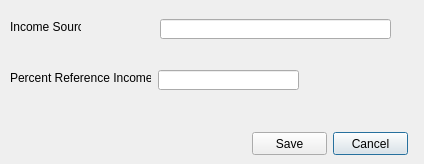
<?xml version="1.0" encoding="UTF-8"?>
<ui version="4.0">
 <class>SetIncomeSimulationValues</class>
 <widget class="QDialog" name="SetIncomeSimulationValues">
  <property name="geometry">
   <rect>
    <x>0</x>
    <y>0</y>
    <width>424</width>
    <height>164</height>
   </rect>
  </property>
  <property name="sizePolicy">
   <sizepolicy hsizetype="Fixed" vsizetype="Fixed">
    <horstretch>0</horstretch>
    <verstretch>0</verstretch>
   </sizepolicy>
  </property>
  <property name="minimumSize">
   <size>
    <width>424</width>
    <height>164</height>
   </size>
  </property>
  <property name="windowTitle">
   <string>Set Income Simulation Values</string>
  </property>
  <widget class="QLabel" name="label_2">
   <property name="geometry">
    <rect>
     <x>10</x>
     <y>70</y>
     <width>141</width>
     <height>16</height>
    </rect>
   </property>
   <property name="text">
    <string>Percent Reference Income</string>
   </property>
  </widget>
  <widget class="QLineEdit" name="txtPercentReferenceIncome">
   <property name="geometry">
    <rect>
     <x>158</x>
     <y>70</y>
     <width>141</width>
     <height>20</height>
    </rect>
   </property>
  </widget>
  <widget class="QLabel" name="label">
   <property name="geometry">
    <rect>
     <x>10</x>
     <y>19</y>
     <width>71</width>
     <height>16</height>
    </rect>
   </property>
   <property name="text">
    <string>Income Source</string>
   </property>
  </widget>
  <widget class="QLineEdit" name="txtIncomeSource">
   <property name="geometry">
    <rect>
     <x>160</x>
     <y>19</y>
     <width>231</width>
     <height>20</height>
    </rect>
   </property>
   <property name="readOnly">
    <bool>true</bool>
   </property>
  </widget>
  <widget class="QPushButton" name="btnCancel">
   <property name="geometry">
    <rect>
     <x>333</x>
     <y>132</y>
     <width>75</width>
     <height>23</height>
    </rect>
   </property>
   <property name="text">
    <string>Cancel</string>
   </property>
  </widget>
  <widget class="QPushButton" name="btnSave">
   <property name="geometry">
    <rect>
     <x>252</x>
     <y>132</y>
     <width>75</width>
     <height>23</height>
    </rect>
   </property>
   <property name="text">
    <string>Save</string>
   </property>
  </widget>
 </widget>
 <resources/>
 <connections>
  <connection>
   <sender>btnSave</sender>
   <signal>clicked()</signal>
   <receiver>SetIncomeSimulationValues</receiver>
   <slot>saveIncomeSourceDetails()</slot>
   <hints>
    <hint type="sourcelabel">
     <x>109</x>
     <y>185</y>
    </hint>
    <hint type="destinationlabel">
     <x>211</x>
     <y>108</y>
    </hint>
   </hints>
  </connection>
  <connection>
   <sender>btnCancel</sender>
   <signal>clicked()</signal>
   <receiver>SetIncomeSimulationValues</receiver>
   <slot>close()</slot>
   <hints>
    <hint type="sourcelabel">
     <x>314</x>
     <y>185</y>
    </hint>
    <hint type="destinationlabel">
     <x>211</x>
     <y>108</y>
    </hint>
   </hints>
  </connection>
  <connection>
   <sender>btnSave</sender>
   <signal>clicked()</signal>
   <receiver>SetIncomeSimulationValues</receiver>
   <slot>close()</slot>
   <hints>
    <hint type="sourcelabel">
     <x>289</x>
     <y>143</y>
    </hint>
    <hint type="destinationlabel">
     <x>211</x>
     <y>81</y>
    </hint>
   </hints>
  </connection>
 </connections>
 <slots>
  <slot>saveIncomeSourceDetails()</slot>
  <slot>mdiClose()</slot>
 </slots>
</ui>
